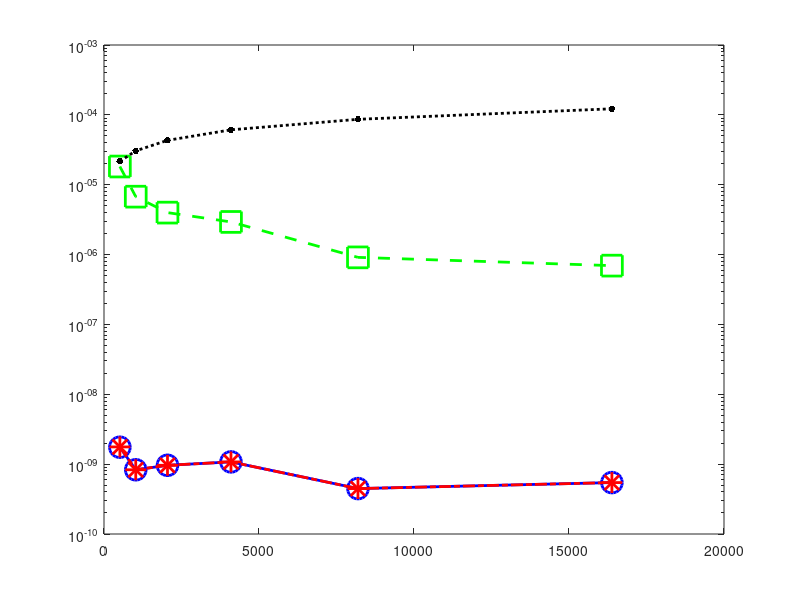

The MATLAB source for this figure: (Note: this script raises an error after producing the figure.)
function fintplot1()
    margin = 1e-10;
    sizes = [2^9 2^10 2^11 2^12 2^13 2^14];
    lineWidth = 2;
    markerSize = 15;
    
    n_size = size(sizes, 2);
    
    %% test1
    fontSize = 16;
    load("temp1/rev2_prod2_err_back1.mat");
    load("temp1/rev2_prod2_err_back2.mat");
    load("temp1/rev2_prod2_ref_err_back.mat");
    load("temp1/rev2_prod2_bound.mat");
    
    %% plot 1
    figure()
    set(gcf, 'Position',  [10 10 800 650])
    
    semilogy(sizes, ref_err_back_list,'-b', 'Marker', 'o', 'MarkerSize',markerSize, 'Linewidth',lineWidth)
    hold on 
    semilogy(sizes, err_back_list1,'-.r', 'Marker', '*', 'MarkerSize',markerSize, 'Linewidth',lineWidth)
    hold on 
    semilogy(sizes, err_back_list2,'--g', 'Marker', 's', 'MarkerSize',markerSize, 'Linewidth',lineWidth)
    hold on 
    semilogy(sizes, err_bound_list,':k', 'Marker', '.', 'MarkerSize',markerSize, 'Linewidth',lineWidth)
    hold on 
    
    h = legend('fp64', ...
               'fp32', ...
               'bf16', ...
               'error bound', ...
         'NumColumns', 4, 'Location', 'Best', 'FontSize', fontSize, BackgroundAlpha=.3);
    
    legend boxoff
    rect = [0.5, 0.01, 0, 0.05];
    set(h, 'Position', rect);
    ylim([0-margin, max(err_bound_list)]+margin);
    set(gca,'xtick',sizes,'xticklabel',{'2^{9}', '2^{10}', '2^{11}', '2^{12}', '2^{13}', '2^{14}'}, 'fontsize',fontSize);
    grid on;
    % title('test 1')
    exportgraphics(gca, 'figures/fintplot1_1.pdf')
    hold off
    
    %% kernel matrix 3
    fontSize = 16;
    load("temp1/rev2_prod3_err_back1.mat");
    load("temp1/rev2_prod3_err_back2.mat");
    load("temp1/rev2_prod3_ref_err_back.mat");
    load("temp1/rev2_prod3_bound.mat");
    
    
    %% test2
    figure()
    set(gcf, 'Position',  [10 10 800 650])
    
    semilogy(sizes, ref_err_back_list,'-b', 'Marker', 'o', 'MarkerSize',markerSize, 'Linewidth',lineWidth)
    hold on 
    semilogy(sizes, err_back_list1,'-.r', 'Marker', '*', 'MarkerSize',markerSize, 'Linewidth',lineWidth)
    hold on 
    semilogy(sizes, err_back_list2,'--g', 'Marker', 's', 'MarkerSize',markerSize, 'Linewidth',lineWidth)
    hold on 
    semilogy(sizes, err_bound_list,':k', 'Marker', '.', 'MarkerSize',markerSize, 'Linewidth',lineWidth)
    hold on 
    h = legend('fp64', ...
               'fp32', ...
               'bf16', ...
               'error bound', ...
         'NumColumns',4, 'Location', 'Best', 'FontSize', fontSize, BackgroundAlpha=.3);
    legend boxoff
    rect = [0.5, 0.01, 0, 0.05];
    set(h, 'Position', rect);
    ylim([0-margin, max(err_bound_list)]+margin);
    set(gca,'xtick',sizes,'xticklabel',{'2^{9}', '2^{10}', '2^{11}', '2^{12}', '2^{13}', '2^{14}'}, 'fontsize',fontSize);
    grid on;
    % title('test 2')
    exportgraphics(gca, 'figures/fintplot1_2.pdf')
    hold off
    
    %% test3
    fontSize = 16;
    load("temp1/rev2_prod4_err_back1.mat");
    load("temp1/rev2_prod4_err_back2.mat");
    load("temp1/rev2_prod4_ref_err_back.mat");
    load("temp1/rev2_prod4_bound.mat");
    
    %% plot 1
    figure()
    set(gcf, 'Position',  [10 10 800 650])
    
    semilogy(sizes, ref_err_back_list,'-b', 'Marker', 'o', 'MarkerSize',markerSize, 'Linewidth',lineWidth)
    hold on 
    semilogy(sizes, err_back_list1,'-.r', 'Marker', '*', 'MarkerSize',markerSize, 'Linewidth',lineWidth)
    hold on 
    semilogy(sizes, err_back_list2,'--g', 'Marker', 's', 'MarkerSize',markerSize, 'Linewidth',lineWidth)
    hold on 
    semilogy(sizes, err_bound_list,':k', 'Marker', '.', 'MarkerSize',markerSize, 'Linewidth',lineWidth)
    hold on 
    h = legend('fp64', ...
               'fp32', ...
               'bf16', ...
               'error bound', ...
         'NumColumns',4, 'Location', 'Best', 'FontSize', fontSize, BackgroundAlpha=.3);
    legend boxoff
    rect = [0.5, 0.01, 0, 0.05];
    set(h, 'Position', rect);
    ylim([0-margin, max(err_bound_list)]+margin);
    set(gca,'xtick',sizes,'xticklabel',{'2^{9}', '2^{10}', '2^{11}', '2^{12}', '2^{13}', '2^{14}'}, 'fontsize',fontSize);
    grid on;
    % title('test 3')
    exportgraphics(gca, 'figures/fintplot1_3.pdf')
    hold off

end
